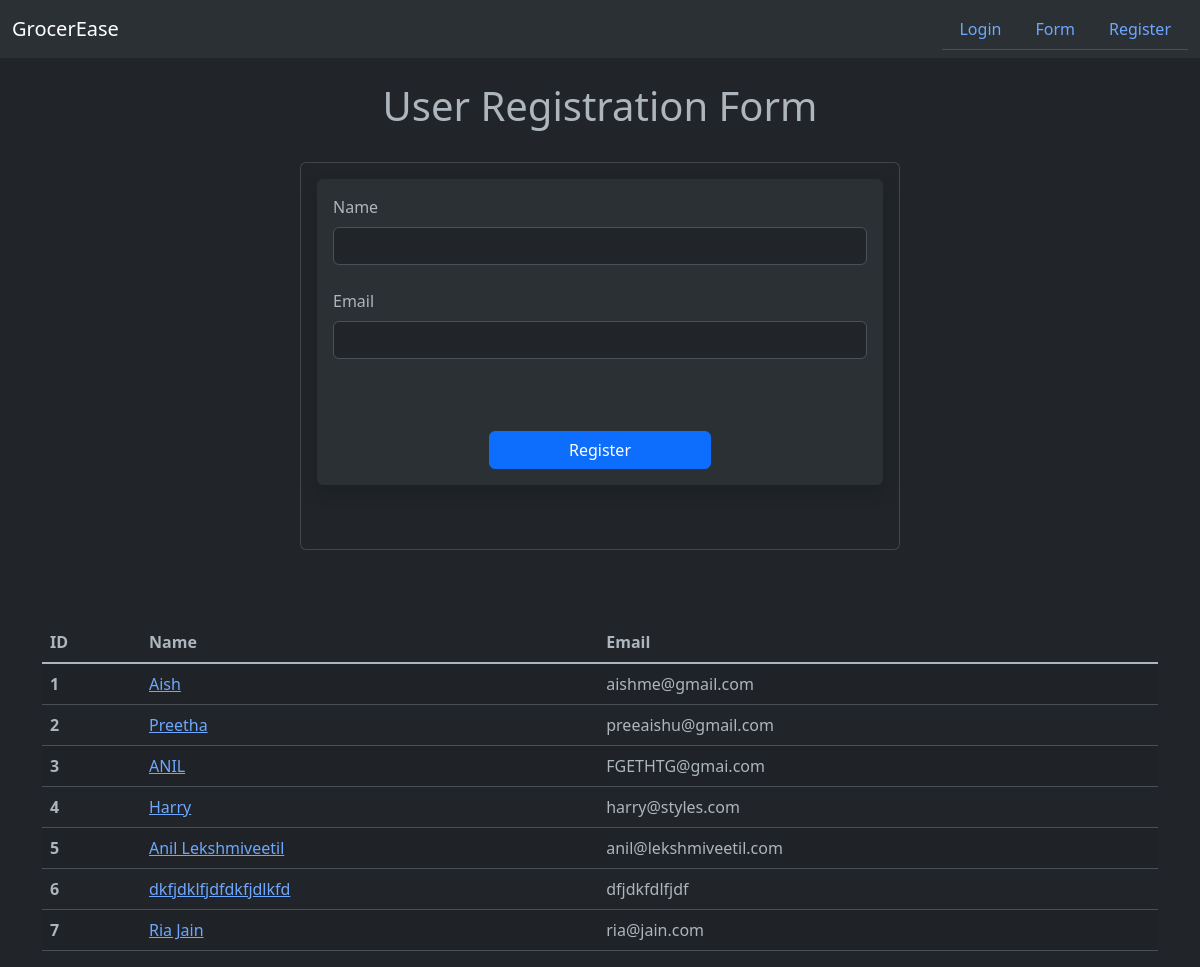
The page /user/add on the database as committed earlier.
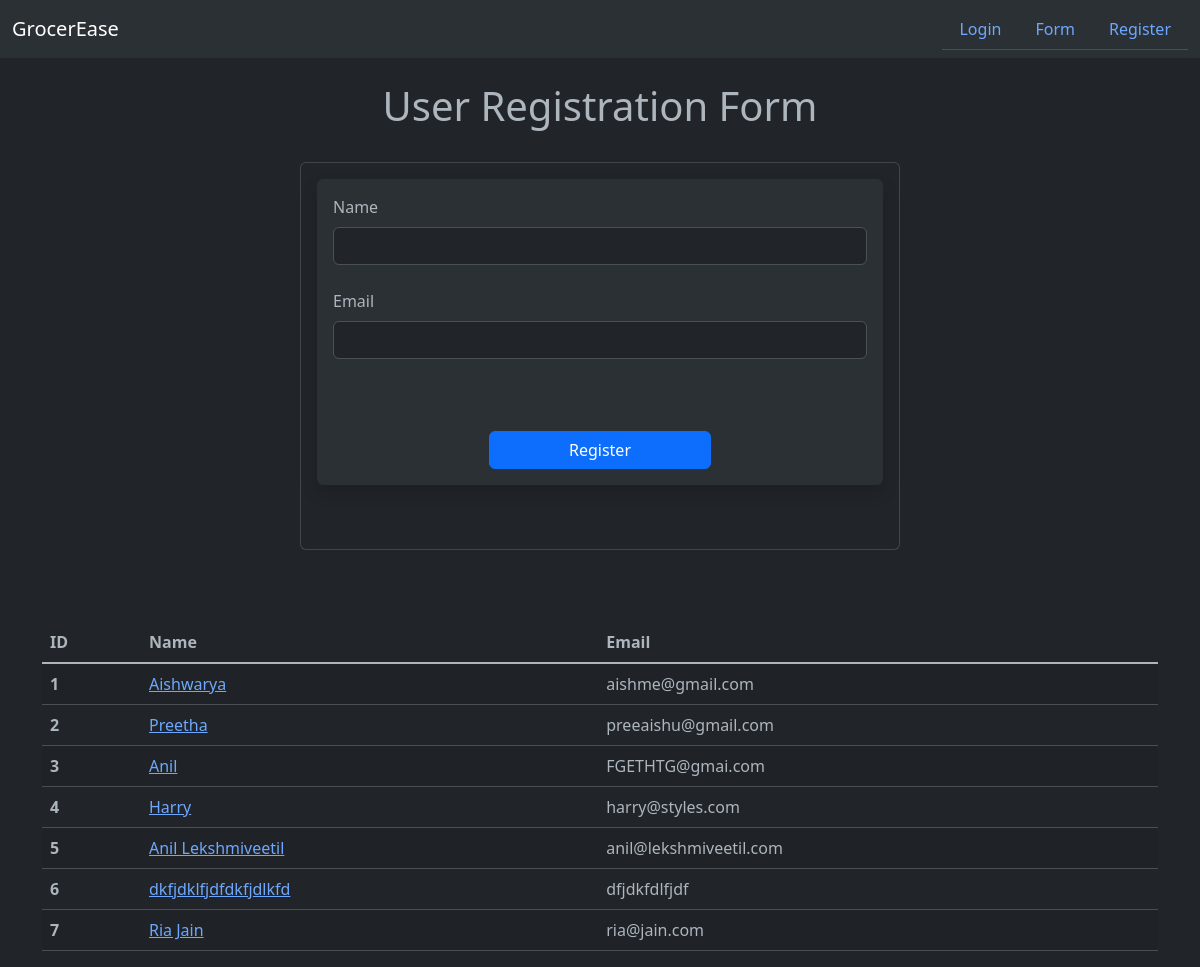
The same page on the database as committed later.
### application/models.py (models this page shows)
class User(db.Model):
    user_id = db.Column(db.Integer, primary_key=True, autoincrement=True)
    name = db.Column(db.Text, nullable=False)
    username = db.Column(db.Text, unique=True, nullable=False)
    date_added = db.Column(db.DateTime, default=datetime.utcnow)
    email = db.Column(db.Text, nullable=False)
    role = db.Column(db.Text, nullable=False)

### application/controllers.py (the view, shortened to what this page needs)
@app.route('/user/add', methods=['GET', 'POST'])
def add_user():
    name = None
    form = UserForm()
    all_users = User.query.order_by(User.date_added)
    return render_template('add_user.html',
                           form=form,
                           name=name,
                           all_users=all_users)

### application/controllers.py
class UserForm(FlaskForm):
    name = StringField("Name", validators=[DataRequired()])
    email = StringField("Email", validators=[DataRequired()])
    submit = SubmitField("Submit")

### templates/add_user.html (shortened to what this page needs)
{% extends 'base.html' %}
{% block content %}
{% if name %}
    <h1>Welcome, {{ name.split()[0].title() }}!!</h1>
    <br/><br/><br/>
<table class="table table-striped">
    <thead>
        <tr>
          <th scope="col">ID</th>
          <th scope="col">Name</th>
          <th scope="col">Email</th>
        </tr>
    </thead>
    <tbody  class="table-group-divider">
    {% for user in all_users %}
        <tr>
          <th scope="row">{{ user.user_id }}</th>
          <td>{{ user.name }}</td>
          <td>{{ user.email }}</td>
        </tr>
    {% endfor %}
    </tbody>
</table>
{% else %}
    <h1><center>User Registration Form</center></h1>
    <br/>
    <div class="d-flex justify-content-center">
        <div class="card" style="width: 600px;">
            <div class="card-body">
                <div class="shadow p-3 mb-5 bg-body-tertiary rounded">
                    <form method=POST>
                        {{ form.name.label(
                            class="form-label") }}
                        {{ form.name(
                            class="form-control") }}
                        <br/>
                        {{ form.email.label(
                            class="form-label") }}
                        {{ form.email(
                            class="form-control") }}
                        <br/><br/><br/>
                            <center>{{ form.submit(class="btn btn-primary d-grid col-5 mx-auto", value="Register") }}</center>
                    </form>
                </div>
            </div>
        </div>
    </div>
<br/><br/><br/>
<table class="table table-striped">
    <thead>
        <tr>
          <th scope="col">ID</th>
          <th scope="col">Name</th>
          <th scope="col">Email</th>
        </tr>
    </thead>
    <tbody  class="table-group-divider">
    {% for user in all_users %}
        <tr>
          <th scope="row">{{ user.user_id }}</th>
          <td><a href="{{ url_for('update', user_id=user.user_id) }}">{{ user.name }}</a></td>
          <td>{{ user.email }}</td>
        </tr>
    {% endfor %}
    </tbody>
</table>
{% endif %}
{% endblock %}

### templates/base.html (shortened to what this page needs)
<!doctype html>
<html lang="en" data-bs-theme="dark">
  <head>
    <link href="https://cdn.jsdelivr.net/npm/bootstrap@5.3.0/dist/css/bootstrap.min.css" rel="stylesheet">
  </head>
  <body>
    {% include 'navbar.html' %}
    <br/>
    <div class="container">
        {% block content %}
        {% endblock %}
    </div>
  </body>
</html>

### templates/navbar.html (shortened to what this page needs)
<nav class="navbar navbar-expand-lg bg-body-tertiary">
    <div class="container-fluid">
      <a class="navbar-brand" href="{{ url_for('index') }}">GrocerEase</a>
      <div class="collapse navbar-collapse justify-content-end" id="navbarSupportedContent">
        <ul class="nav justify-content-end nav-tabs">
          <li class="nav-item">
            <a class="nav-link" href="{{ url_for('user_login') }}">Login</a>
          </li>
          <li class="nav-item">
            <a class="nav-link" href="{{ url_for('name') }}">Form</a>
          </li>
          <li class="nav-item">
            <a class="nav-link" href="{{ url_for('add_user') }}">Register</a>
          </li>
        </ul>
      </div>
    </div>
  </nav>

Rows that differ between the two databases and show on the page:
changed User "aishme@gmail.com": name "Aish" → "Aishwarya"
changed User "FGETHTG@gmai.com": name "ANIL" → "Anil"
